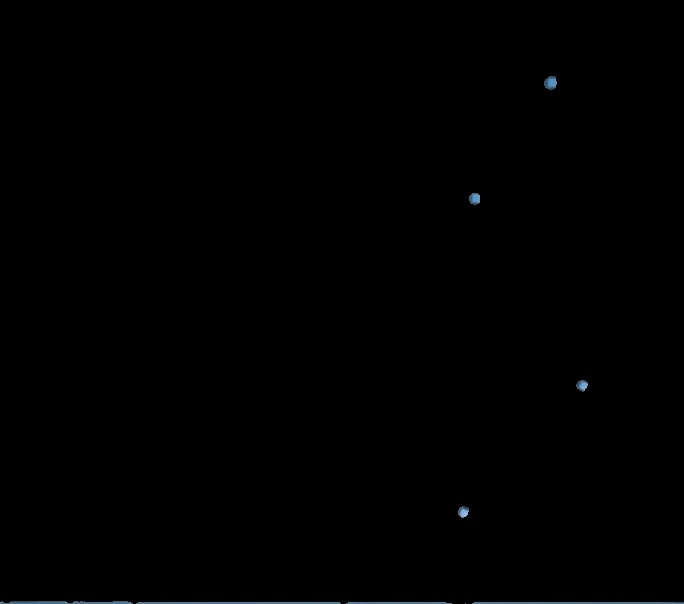
#> input picture ComputerVision/c.jpg, 684 x 604 px
$ python dist_c2c.py   (older library calls are emulated)
#> lines starting #> are read from the running program, lines starting #| are printed output that depends on the picture; after the words box and inside, x2 and y2 are one past the last pixel; in counts of white or black regions, pixels touching at a corner belong together
# import the necessary packages
from scipy.spatial import distance as dist
from imutils import perspective
from imutils import contours
import numpy as np
import imutils
import cv2

def midpoint(ptA, ptB):
	return ((ptA[0] + ptB[0]) * 0.5, (ptA[1] + ptB[1]) * 0.5)

image = cv2.imread('c.jpg')
#> image is the input picture: shape (604, 684, 3); mean B, G, R 0.7, 0.5, 0.4
#img = cv2.imread('full_track3.jpg')

width = 608 # <---- only if cropped, else 768
height = 608
dim = (width,height)

image = cv2.resize(image, dim, interpolation = cv2.INTER_AREA)
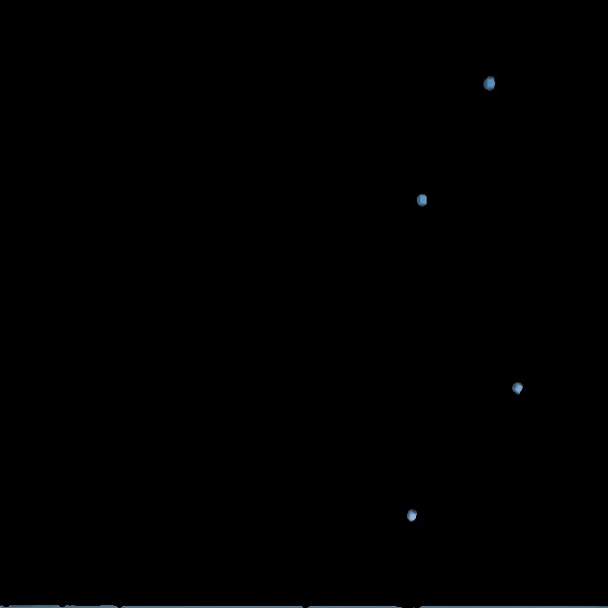
#> image: shape (608, 608, 3); mean B, G, R 0.7, 0.5, 0.4
#img = cv2.resize(img, dim, interpolation = cv2.INTER_AREA)

gray = cv2.cvtColor(image, cv2.COLOR_BGR2GRAY)
gray = cv2.GaussianBlur(gray, (7, 7), 0)

edged = cv2.Canny(gray, 50, 100)
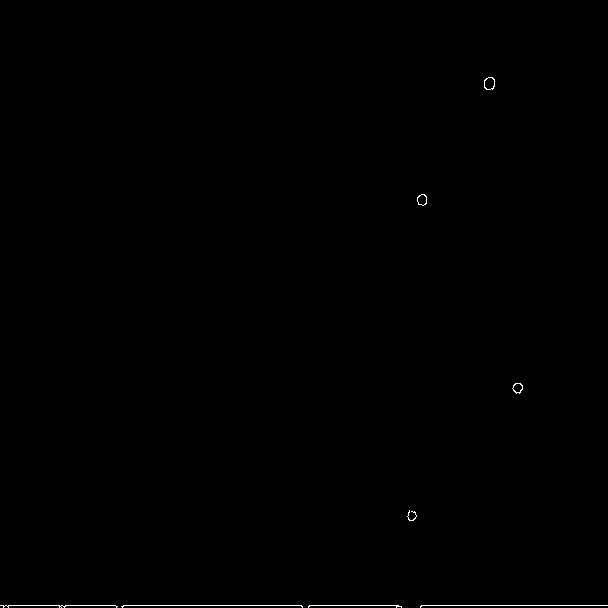
#> edged: shape (608, 608); 0.2% white in thin lines or dots, all inside (x1, y1, x2, y2) = (0, 77, 608, 608)
edged = cv2.dilate(edged, None, iterations=1)
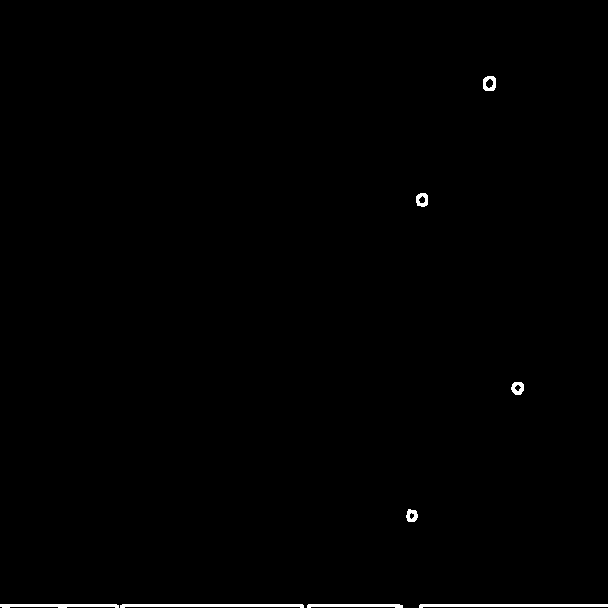
#> edged: shape (608, 608); 0.61% white; 8 white regions, largest, box (x1, y1, x2, y2) and area: (419, 604, 608, 608) 570, (120, 604, 304, 608) 558, (0, 604, 119, 608) 376
edged = cv2.erode(edged, None, iterations=1)

cnts = cv2.findContours(edged.copy(), cv2.RETR_EXTERNAL,
	cv2.CHAIN_APPROX_SIMPLE)
#> cnts = 8 contours, 3 with area under 20; largest, box (x1, y1, x2, y2) and area: (484, 77, 495, 90) 108, (417, 194, 427, 206) 82, (512, 383, 523, 394) 76, (407, 510, 417, 521) 63, (0, 605, 118, 608) 25
cnts = imutils.grab_contours(cnts)

(cnts, _) = contours.sort_contours(cnts)
colors = ((0, 0, 255), (240, 0, 159), (0, 165, 255), (255, 255, 0),
	(255, 0, 255))
refObj = None

for c in cnts:

	#if cv2.contourArea(c) < 50:
	#	continue

	box = cv2.minAreaRect(c)
	box = cv2.cv.BoxPoints(box) if imutils.is_cv2() else cv2.boxPoints(box)
	box = np.array(box, dtype="int")
	box = perspective.order_points(box)

	cX = np.average(box[:, 0])
	cY = np.average(box[:, 1])

	if refObj is None:
		box = np.array([[0,0],[width,0],[width,height],[0,height]])
		#print(box)
		(tl, tr, br, bl) = box
		(tlblX, tlblY) = midpoint(tl, bl)
		(trbrX, trbrY) = midpoint(tr, br)

		cX = np.average(box[:, 0])
		cY = np.average(box[:, 1])

		#(tltrX, tltrY) = midpoint(tl, tr) #test
		#(blbrX, blbrY) = midpoint(bl, br)

		D = dist.euclidean((tlblX, tlblY), (trbrX, trbrY))

		#D = dist.euclidean((tltrX, tltrY), (blbrX, blbrY))

		refObj = (box, (cX, cY), D / 2400)
		continue

	# draw the contours on the image
	orig = image.copy()
	cv2.drawContours(orig, [box.astype("int")], -1, (0, 255, 0), 2)
	cv2.drawContours(orig, [refObj[0].astype("int")], -1, (0, 255, 0), 2)

	refCoords = np.vstack([refObj[0], refObj[1]])
	objCoords = np.vstack([box, (cX, cY)])

	for ((xA, yA), (xB, yB), color) in zip(refCoords, objCoords, colors):
		cv2.circle(orig, (int(xA), int(yA)), 5, color, -1)
		cv2.circle(orig, (int(xB), int(yB)), 5, color, -1)
		cv2.line(orig, (int(xA), int(yA)), (int(xB), int(yB)),
			color, 2)

		X = (abs(yA-yB)) / refObj[2]
		D = dist.euclidean((xA, yA), (xB, yB)) / refObj[2]
		(mX, mY) = midpoint((xA, yA), (xB, yB))
		cv2.putText(orig, "{:.1f}mm, {:.1f}mm".format(D,X), (int(mX - 80), int(mY - 10)),
			cv2.FONT_HERSHEY_SIMPLEX, 0.55, color, 2)

		#res = cv2.bitwise_and(img,img, mask= orig)
		#cv2.imshow("res", res)
		cv2.imshow("Image", orig)
		cv2.waitKey(0)
#> this loop made 8 passes
#> (tl, br, tlblX, tlblY, trbrX, trbrY) on pass 1: ([0, 0], [608, 608], 0, 304, 608, 304)
#> pass 2, `cv2.imshow("Image", orig)`:
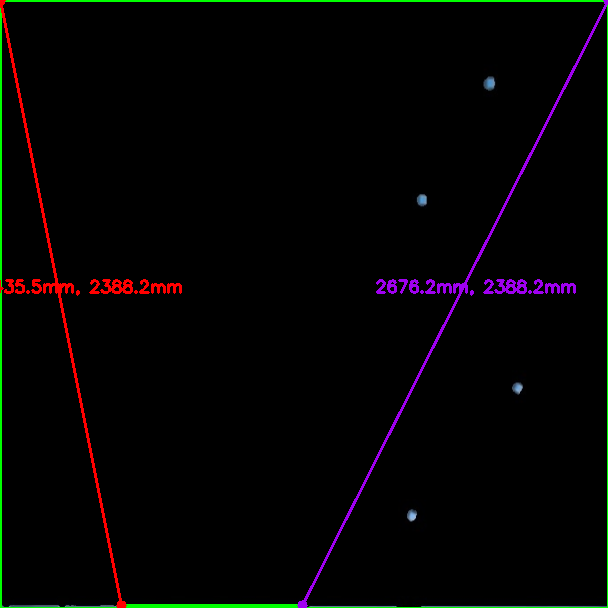
#> window 'Image': shape (608, 608, 3); mean B, G, R 2.5, 3.1, 3.8
#> pass 2, `cv2.imshow("Image", orig)`:
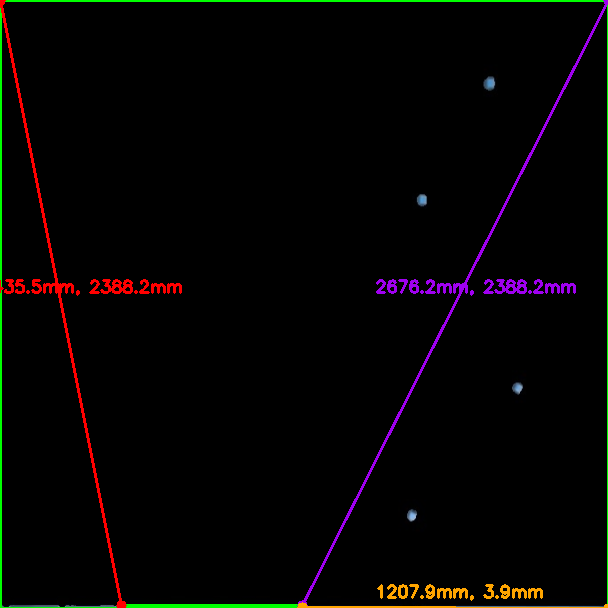
#> window 'Image': shape (608, 608, 3); mean B, G, R 2.4, 3.5, 4.8
#> pass 2, `cv2.imshow("Image", orig)`:
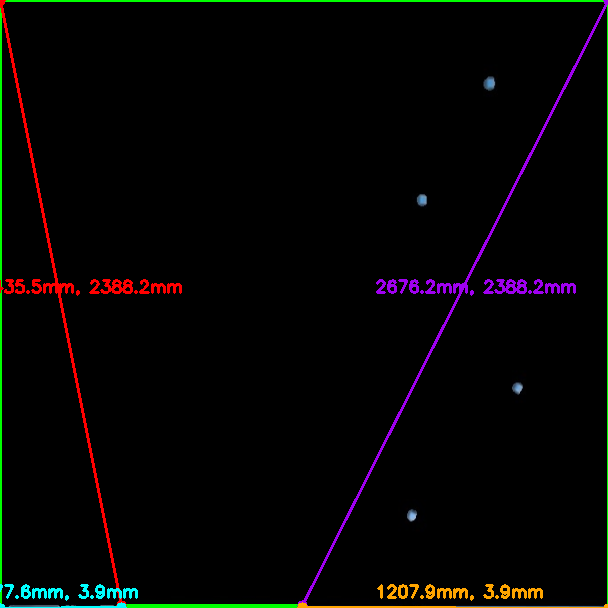
#> window 'Image': shape (608, 608, 3); mean B, G, R 3.2, 4.2, 4.7
#> after the loop:
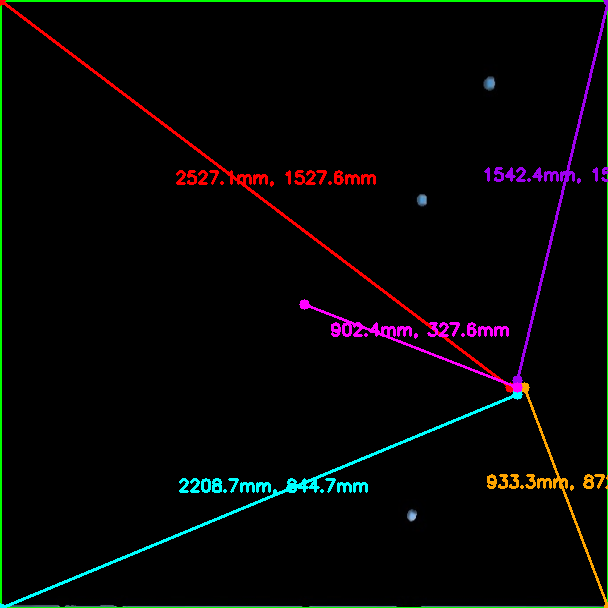
#> orig: shape (608, 608, 3); mean B, G, R 5, 5.5, 5.5
#> after the loop, tlblX = 0; tlblY = 304; trbrX = 608; trbrY = 304
